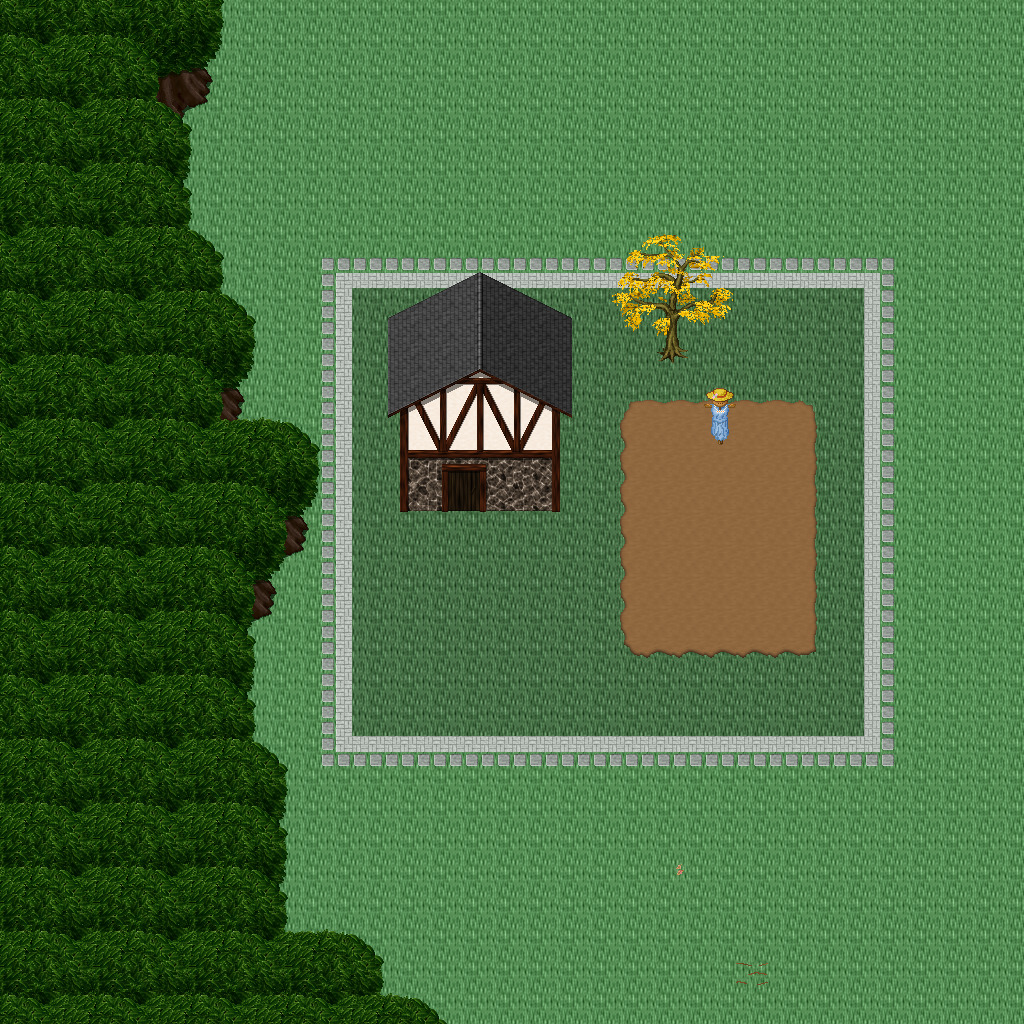

Rendered tile map (Tiled .tmx) drawn with the repository's tilesets; below, a short description and the map source with its tile grids summarised:
An orthogonal 32x32 tile map with 32x32 px tiles, 5 tile layers (Ground, Objects, Objects2, Above, ...), 1 hidden layer not drawn, 50 tilesets.

<map version="1.10" tiledversion="1.11.0" orientation="orthogonal" renderorder="right-down" width="32" height="32" tilewidth="32" tileheight="32" infinite="0" nextlayerid="11" nextobjectid="1">
 <tileset firstgid="1" name="ground_ground" tilewidth="32" tileheight="32" tilecount="33" columns="3">
  <image source="../drawable/ground_ground.png" width="96" height="352" />
 </tileset>
 <tileset firstgid="34" name="building_castle" tilewidth="32" tileheight="32" tilecount="320" columns="20">
  <image source="../drawable/building_castle.png" width="640" height="512" />
 </tileset>
 <tileset firstgid="354" name="furniture_carpet_carpets_2" tilewidth="32" tileheight="32" tilecount="20" columns="4">
  <image source="../drawable/furniture_carpet_carpets_2.png" width="128" height="160" />
 </tileset>
 <tileset firstgid="374" name="ground_indoor_tiles" tilewidth="32" tileheight="32" tilecount="8" columns="2">
  <image source="../drawable/ground_indoor_tiles.png" width="64" height="128" />
 </tileset>
 <tileset firstgid="382" name="building_entrance_int_iron_bars" tilewidth="32" tileheight="32" tilecount="12" columns="3">
  <image source="../drawable/building_entrance_int_iron_bars.png" width="96" height="128" />
 </tileset>
 <tileset firstgid="394" name="plant_bush_hedge" tilewidth="32" tileheight="32" tilecount="35" columns="5">
  <image source="../drawable/plant_bush_hedge.png" width="160" height="224" />
 </tileset>
 <tileset firstgid="429" name="building_church" tilewidth="32" tileheight="32" tilecount="56" columns="8">
  <image source="../drawable/building_church.png" width="256" height="224" />
 </tileset>
 <tileset firstgid="485" name="logic_collision" tilewidth="32" tileheight="32" tilecount="1" columns="1">
  <image source="../drawable/logic_collision.png" width="32" height="32" />
 </tileset>
 <tileset firstgid="486" name="logic_item_vegetable" tilewidth="32" tileheight="32" tilecount="16" columns="8">
  <image source="../drawable/logic_item_vegetable.png" width="256" height="64" />
 </tileset>
 <tileset firstgid="502" name="ground_rock_rocks" tilewidth="32" tileheight="32" tilecount="4" columns="2">
  <image source="../drawable/ground_rock_rocks.png" width="64" height="64" />
 </tileset>
 <tileset firstgid="506" name="item_corpse_huge_animal" tilewidth="32" tileheight="32" tilecount="16" columns="2">
  <image source="../drawable/item_corpse_huge_animal.png" width="64" height="256" />
 </tileset>
 <tileset firstgid="522" name="plant_tree_dead_tree_4" tilewidth="32" tileheight="32" tilecount="20" columns="4">
  <image source="../drawable/plant_tree_dead_tree_4.png" width="128" height="160" />
 </tileset>
 <tileset firstgid="542" name="logic_creature_undead" tilewidth="32" tileheight="32" tilecount="16" columns="8">
  <image source="../drawable/logic_creature_undead.png" width="256" height="64" />
 </tileset>
 <tileset firstgid="558" name="plant_tree_dead_tree_2" tilewidth="32" tileheight="32" tilecount="20" columns="4">
  <image source="../drawable/plant_tree_dead_tree_2.png" width="128" height="160" />
 </tileset>
 <tileset firstgid="578" name="item_gothic_headstone_2" tilewidth="32" tileheight="32" tilecount="3" columns="1">
  <image source="../drawable/item_gothic_headstone_2.png" width="32" height="96" />
 </tileset>
 <tileset firstgid="581" name="building_house_3" tilewidth="32" tileheight="32" tilecount="48" columns="6">
  <image source="../drawable/building_house_3.png" width="192" height="256" />
 </tileset>
 <tileset firstgid="629" name="object_scarecrow" tilewidth="32" tileheight="32" tilecount="2" columns="1">
  <image source="../drawable/object_scarecrow.png" width="32" height="64" />
 </tileset>
 <tileset firstgid="631" name="plant_tree_fall_trees" tilewidth="32" tileheight="32" tilecount="40" columns="8">
  <image source="../drawable/plant_tree_fall_trees.png" width="256" height="160" />
 </tileset>
 <tileset firstgid="671" name="logic_creature_undead_fallen" tilewidth="32" tileheight="32" tilecount="16" columns="8">
  <image source="../drawable/logic_creature_undead_fallen.png" width="256" height="64" />
 </tileset>
 <tileset firstgid="687" name="building_decoration_orbpedestal" tilewidth="32" tileheight="32" tilecount="2" columns="1">
  <image source="../drawable/building_decoration_orbpedestal.png" width="32" height="64" />
 </tileset>
 <tileset firstgid="689" name="ground_rock_rocks_3" tilewidth="32" tileheight="32" tilecount="16" columns="4">
  <image source="../drawable/ground_rock_rocks_3.png" width="128" height="128" />
 </tileset>
 <tileset firstgid="705" name="plant_tree_chestnut_tree" tilewidth="32" tileheight="32" tilecount="20" columns="4">
  <image source="../drawable/plant_tree_chestnut_tree.png" width="128" height="160" />
 </tileset>
 <tileset firstgid="725" name="plant_stump_hollow_logs" tilewidth="32" tileheight="32" tilecount="6" columns="3">
  <image source="../drawable/plant_stump_hollow_logs.png" width="96" height="64" />
 </tileset>
 <tileset firstgid="731" name="logic_creature_golem" tilewidth="32" tileheight="32" tilecount="4" columns="4">
  <image source="../drawable/logic_creature_golem.png" width="128" height="32" />
 </tileset>
 <tileset firstgid="735" name="ground_grass_edges" tilewidth="32" tileheight="32" tilecount="36" columns="12">
  <image source="../drawable/ground_grass_edges.png" width="384" height="96" />
 </tileset>
 <tileset firstgid="771" name="ground_grass_corners" tilewidth="32" tileheight="32" tilecount="24" columns="6">
  <image source="../drawable/ground_grass_corners.png" width="192" height="128" />
 </tileset>
 <tileset firstgid="795" name="ground_water_pool" tilewidth="32" tileheight="32" tilecount="72" columns="3">
  <image source="../drawable/ground_water_pool.png" width="96" height="768" />
 </tileset>
 <tileset firstgid="867" name="ground_earth_edges" tilewidth="32" tileheight="32" tilecount="18" columns="6">
  <image source="../drawable/ground_earth_edges.png" width="192" height="96" />
 </tileset>
 <tileset firstgid="885" name="logic_creature_ent" tilewidth="32" tileheight="32" tilecount="4" columns="4">
  <image source="../drawable/logic_creature_ent.png" width="128" height="32" />
 </tileset>
 <tileset firstgid="889" name="plant_leaves" tilewidth="32" tileheight="32" tilecount="8" columns="4">
  <image source="../drawable/plant_leaves.png" width="128" height="64" />
 </tileset>
 <tileset firstgid="897" name="object_well_hoist" tilewidth="32" tileheight="32" tilecount="9" columns="3">
  <image source="../drawable/object_well_hoist.png" width="96" height="96" />
 </tileset>
 <tileset firstgid="906" name="building_stairs_grey_stone_stairs_down" tilewidth="32" tileheight="32" tilecount="6" columns="3">
  <image source="../drawable/building_stairs_grey_stone_stairs_down.png" width="96" height="64" />
 </tileset>
 <tileset firstgid="912" name="ground_green_paving" tilewidth="32" tileheight="32" tilecount="18" columns="3">
  <image source="../drawable/ground_green_paving.png" width="96" height="192" />
 </tileset>
 <tileset firstgid="930" name="plant_tree_tree_darkgreen" tilewidth="32" tileheight="32" tilecount="88" columns="8">
  <image source="../drawable/plant_tree_tree_darkgreen.png" width="256" height="352" />
 </tileset>
 <tileset firstgid="1018" name="light_dim_light_7x5" tilewidth="32" tileheight="32" tilecount="35" columns="7">
  <image source="../drawable/light_dim_light_7x5.png" width="224" height="160" />
 </tileset>
 <tileset firstgid="1053" name="furniture_light_lamp_bronze" tilewidth="32" tileheight="32" tilecount="3" columns="1">
  <image source="../drawable/furniture_light_lamp_bronze.png" width="32" height="96" />
 </tileset>
 <tileset firstgid="1056" name="light_light_5x5" tilewidth="32" tileheight="32" tilecount="25" columns="5">
  <image source="../drawable/light_light_5x5.png" width="160" height="160" />
 </tileset>
 <tileset firstgid="1081" name="plant_tree_pine_tree" tilewidth="32" tileheight="32" tilecount="20" columns="4">
  <image source="../drawable/plant_tree_pine_tree.png" width="128" height="160" />
 </tileset>
 <tileset firstgid="1101" name="plant_tree_pine_tree_1" tilewidth="32" tileheight="32" tilecount="20" columns="4">
  <image source="../drawable/plant_tree_pine_tree_1.png" width="128" height="160" />
 </tileset>
 <tileset firstgid="1121" name="furniture_chair_bench_wooden" tilewidth="32" tileheight="32" tilecount="8" columns="2">
  <image source="../drawable/furniture_chair_bench_wooden.png" width="64" height="128" />
 </tileset>
 <tileset firstgid="1129" name="plant_flower_flowers_mixed" tilewidth="32" tileheight="32" tilecount="16" columns="4">
  <image source="../drawable/plant_flower_flowers_mixed.png" width="128" height="128" />
 </tileset>
 <tileset firstgid="1145" name="building_thatched_roof_cottage1" tilewidth="32" tileheight="32" tilecount="20" columns="4">
  <image source="../drawable/building_thatched_roof_cottage1.png" width="128" height="160" />
 </tileset>
 <tileset firstgid="1165" name="item_blood_floor_stain" tilewidth="32" tileheight="32" tilecount="1" columns="1">
  <image source="../drawable/item_blood_floor_stain.png" width="32" height="32" />
 </tileset>
 <tileset firstgid="1166" name="item_firewood" tilewidth="32" tileheight="32" tilecount="12" columns="3">
  <image source="../drawable/item_firewood.png" width="96" height="128" />
 </tileset>
 <tileset firstgid="1178" name="item_gothic_headstone_1" tilewidth="32" tileheight="32" tilecount="1" columns="1">
  <image source="../drawable/item_gothic_headstone_1.png" width="32" height="32" />
 </tileset>
 <tileset firstgid="1179" name="item_gothic_tiny_headstone" tilewidth="32" tileheight="32" tilecount="1" columns="1">
  <image source="../drawable/item_gothic_tiny_headstone.png" width="32" height="32" />
 </tileset>
 <tileset firstgid="1180" name="plant_mosses" tilewidth="32" tileheight="32" tilecount="16" columns="4">
  <image source="../drawable/plant_mosses.png" width="128" height="128" />
 </tileset>
 <tileset firstgid="1196" name="building_fence_wooden_brown_fence" tilewidth="32" tileheight="32" tilecount="42" columns="7">
  <image source="../drawable/building_fence_wooden_brown_fence.png" width="224" height="192" />
 </tileset>
 <tileset firstgid="1238" name="logic_creature_undead_skeleton" tilewidth="32" tileheight="32" tilecount="6" columns="6">
  <image source="../drawable/logic_creature_undead_skeleton.png" width="192" height="32" />
 </tileset>
 <tileset firstgid="1244" name="logic_creature_undead_specter" tilewidth="32" tileheight="32" tilecount="6" columns="6">
  <image source="../drawable/logic_creature_undead_specter.png" width="192" height="32" />
 </tileset>
 <layer id="1" name="Ground" width="32" height="32">
  <data>[1024 cells, 1024 non-empty, 3 distinct tile ids]</data>
 </layer>
 <layer id="2" name="Objects" width="32" height="32">
  <data>[1024 cells, 369 non-empty, 30 distinct tile ids]</data>
 </layer>
 <layer id="3" name="Objects2" width="32" height="32">
  <data>[1024 cells, 24 non-empty, 24 distinct tile ids]</data>
 </layer>
 <layer id="4" name="Above" width="32" height="32">
  <data>[1024 cells, 306 non-empty, 49 distinct tile ids]</data>
 </layer>
 <layer id="5" name="Above2" width="32" height="32">
  <data>[1024 cells, 123 non-empty, 7 distinct tile ids]</data>
 </layer>
 <layer id="6" name="Walkable" width="32" height="32" visible="0">
  <data>[1024 cells, 255 non-empty, 1 distinct tile ids]</data>
 </layer>
 <objectgroup id="7" name="Mapevents" />
 <objectgroup id="8" name="Spawn" />
 <objectgroup id="9" name="Keys" />
 <objectgroup id="10" name="Replace" />
</map>
